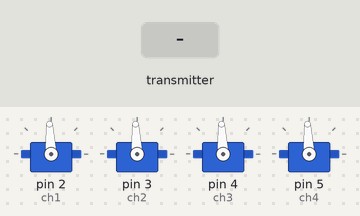
Bench run of a sketch on a simulated Arduino Uno, built with avr-gcc and run on an emulated ATmega328P. Shown: 4 × servo. The test bench sets the inputs (shaded band). No radio packets arrive unless stated.

Above: at 1.2 s.
1.3 s: the transmitter starts sending throttle = 0
At 2.2 s:
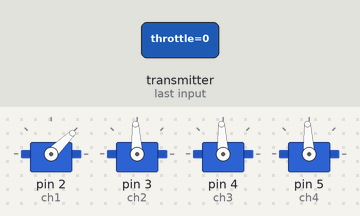
2.8 s: the transmitter starts sending pitch = 0
At 3.3 s:
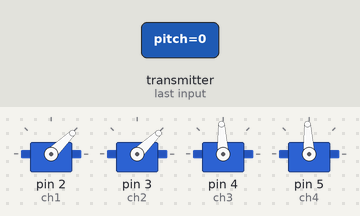
4.3 s: the transmitter starts sending roll = 0
At 5.5 s:
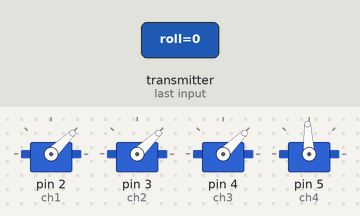
5.8 s: the transmitter starts sending yaw = 0
At 6.8 s:
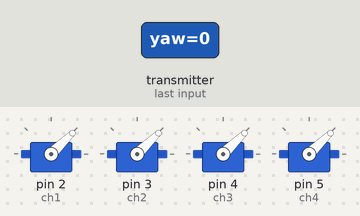
7.3 s: the transmitter starts sending throttle = 64
At 8.0 s:
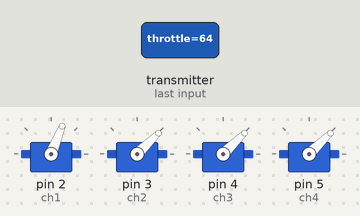
8.8 s: the transmitter starts sending pitch = 64
At 9.1 s:
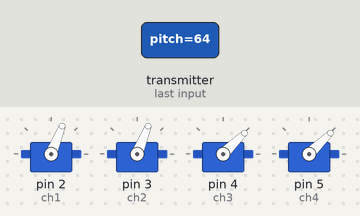
Timing chart, 0 to 11.3 s (numbered marks = the images above; inputs shaded):
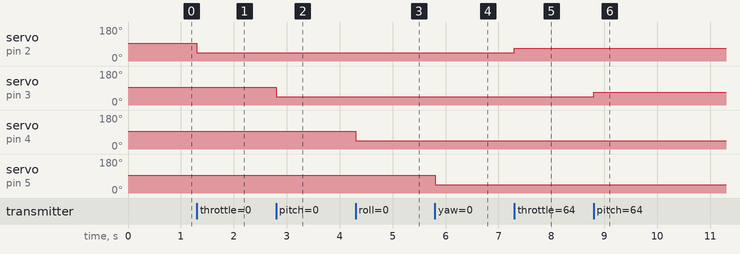

Measured:
- after the input at 1.3 s, servo on pin 2 (ch1): 93° → 44° at once
- after the input at 2.8 s, servo on pin 3 (ch2): 93° → 44° at once
- after the input at 4.3 s, servo on pin 4 (ch3): 93° → 44° at once
- after the input at 5.8 s, servo on pin 5 (ch4): 93° → 44° at once
- after the input at 7.3 s, servo on pin 2 (ch1): 44° → 68° at once
- after the input at 8.8 s, servo on pin 3 (ch2): 44° → 68° at once

The sketch:

receiver_nrf24.ino
```cpp
//  4 Channel Receiver | 4 Kanal Alıcı
//  PWM output on pins D2, D3, D4, D5 (Çıkış pinleri)

#include <SPI.h>
#include <nRF24L01.h>
#include <RF24.h>
#include <Servo.h>

int ch_width_1 = 0;
int ch_width_2 = 0;
int ch_width_3 = 0;
int ch_width_4 = 0;

Servo ch1;
Servo ch2;
Servo ch3;
Servo ch4;

struct Signal {
byte throttle;
byte pitch;
byte roll;
byte yaw;
};

Signal data;

const uint64_t pipeIn = 0xE9E8F0F0E1LL;
RF24 radio(7, 8);

void ResetData()
{
// Define the inicial value of each data input. | Veri girişlerinin başlangıç değerleri
// The middle position for Potenciometers. (254/2=127) | Potansiyometreler için orta konum
data.throttle = 127; // Motor Stop | Motor Kapalı
data.pitch = 127;  // Center | Merkez
data.roll = 127;   // Center | Merkez
data.yaw = 127;   // Center | Merkez
}

void setup()
{
  //Set the pins for each PWM signal | Her bir PWM sinyal için pinler belirleniyor.
  ch1.attach(2);
  ch2.attach(3);
  ch3.attach(4);
  ch4.attach(5);

  //Configure the NRF24 module
  ResetData();
  radio.begin();
  radio.openReadingPipe(1,pipeIn);

  radio.startListening(); //start the radio comunication for receiver | Alıcı olarak sinyal iletişimi başlatılıyor
}

unsigned long lastRecvTime = 0;

void recvData()
{
while ( radio.available() ) {
radio.read(&data, sizeof(Signal));
lastRecvTime = millis();   // receive the data | data alınıyor
}
}

void loop()
{
recvData();
unsigned long now = millis();
if ( now - lastRecvTime > 1000 ) {
ResetData(); // Signal lost.. Reset data | Sinyal kayıpsa data resetleniyor
}

//ch_width_1 = map(data.throttle, 0, 255, 1000, 2000);     // pin D2 (PWM signal)
//ch_width_2 = map(data.pitch,    0, 255, 1000, 2000);     // pin D3 (PWM signal)
//ch_width_3 = map(data.roll,     0, 255, 1000, 2000);     // pin D4 (PWM signal)
//ch_width_4 = map(data.yaw,      0, 255, 1000, 2000);     // pin D5 (PWM signal)

ch_width_1 = map(data.throttle, 0, 255, 1000, 2000);     // pin D2 (PWM signal)
ch_width_2 = map(data.pitch,    0, 255, 1000, 2000);     // pin D3 (PWM signal)
ch_width_3 = map(data.roll,     0, 255, 1000, 2000);     // pin D4 (PWM signal)
ch_width_4 = map(data.yaw,      0, 255, 1000, 2000);     // pin D5 (PWM signal)


// Write the PWM signal | PWM sinyaller çıkışlara gönderiliyor
ch1.writeMicroseconds(ch_width_1);
ch2.writeMicroseconds(ch_width_2);
ch3.writeMicroseconds(ch_width_3);
ch4.writeMicroseconds(ch_width_4);
}
```
